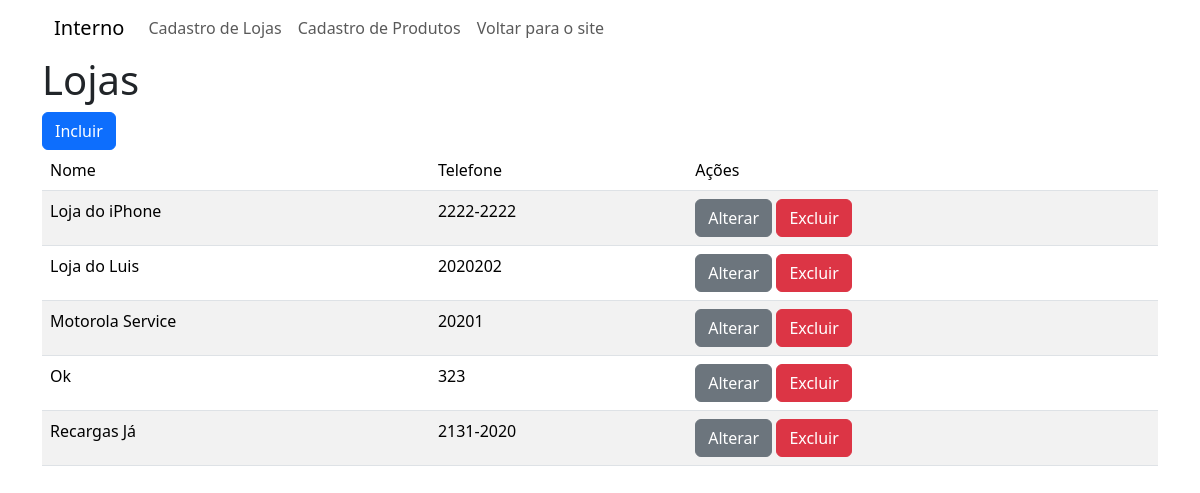
/cadastro/listar_lojas, run on an earlier commit of the app's database.
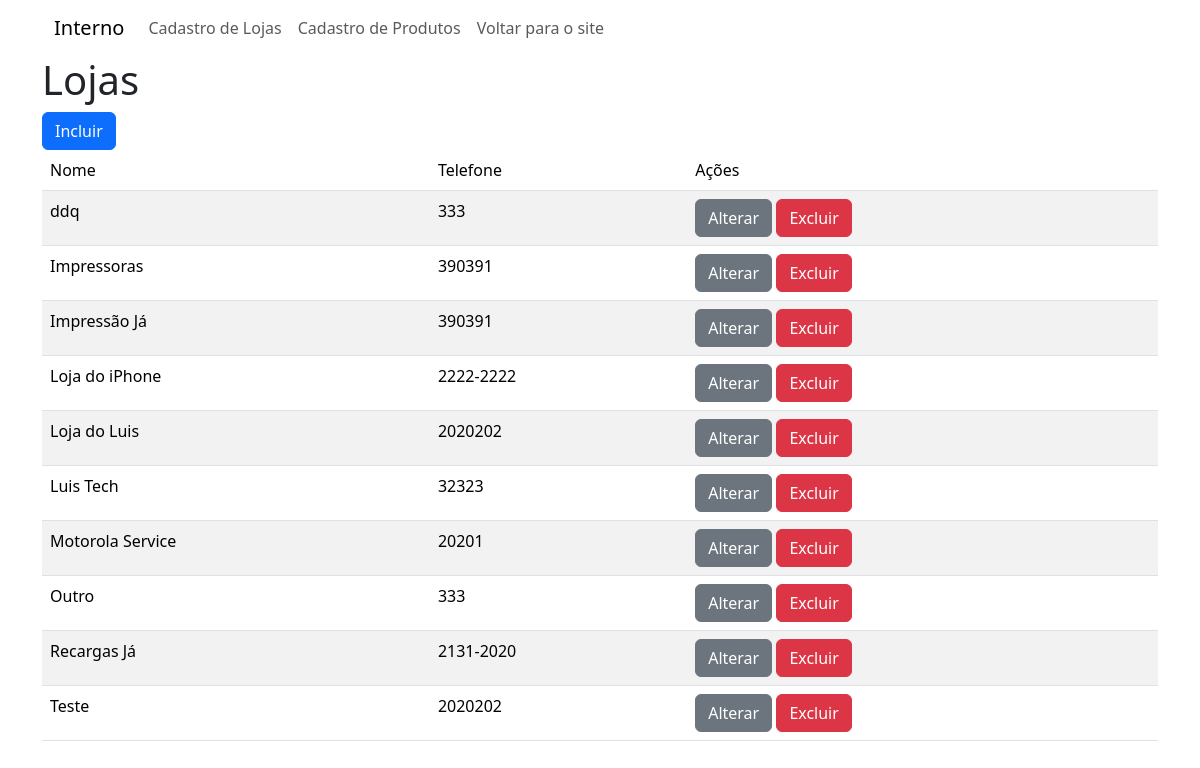
And on a later commit of the database.
### cadastro/models.py (models this page shows, shortened)
class Loja(models.Model):
    nome = models.CharField(max_length=100)
    telefone = models.CharField(max_length=20)
    numero = models.CharField(max_length = 5,
                              null=True,
                              blank=True)

### cadastro/views.py (the view)
# urls.py: path('listar_lojas', views.listar_lojas,
def listar_lojas(request):
    lojas = Loja.objects.order_by(Lower('nome'))
    return render(request, 'listar_lojas.html',
                  {'lojas':lojas })

### cadastro/templates/listar_lojas.html
{% extends 'interna.html' %}
{% block content %}
    <h1>Lojas</h1>
    <a href="{% url 'incluir_loja' %}"
        class="btn btn-primary">Incluir
    </a>
    <table class="table table-striped">
        <thead>
            <tr>
                <td>Nome</td>
                <td>Telefone</td>
                <td>Ações</td>
            </tr>
        </thead>
        <tbody>
            {% for l in lojas %}
            <tr>
                <td>{{ l.nome }}</td>
                <td>{{ l.telefone }}</td>
                <td><a href="{% url 'alterar_loja' l.id %}"
                      class="btn btn-secondary">
                        Alterar
                    </a>
                    <a href="{% url 'excluir_loja' l.id %}"
                       onclick="return excluir()"
                       class="btn btn-danger">
                        Excluir
                    </a>
                </td>
            </tr>
            {% endfor %}
        </tbody>
    </table>
{% endblock %}

### layout/interna.html (shortened to what this page needs)
<!DOCTYPE html>
<html lang="en">
<head>
    {% load django_bootstrap5 %}
    {% bootstrap_css %}
</head>
<body>
    <div class="container">
        {% include 'menu_interno.html' %}
        {% block content %}
        {% endblock %}
    </div>
</body>
</html>

### layout/menu_interno.html (shortened to what this page needs)
<nav class="navbar navbar-expand-lg">
    <div class="container-fluid">
        <a class="navbar-brand" href="{% url 'area_interna' %}">
            Interno
        </a>
        <div class="collapse navbar-collapse" id="menu">
            <ul class="navbar-nav">
                <li class="nav-item">
                    <a href="{% url 'listar_lojas' %}" class="nav-link">Cadastro de Lojas</a>
                </li>
                <li class="nav-item">
                    <a href="{% url 'listar_produtos' %}" class="nav-link">Cadastro de Produtos</a>
                </li>
                <li class="nav-item">
                    <a href="{% url 'index' %}" class="nav-link">Voltar para o site</a>
                </li>
            </ul>
        </div>
    </div>
</nav>

What changed in the data, as far as the page shows it:
removed Loja: nome "Ok", telefone "323"
added Loja: nome "ddq", telefone "333"
added Loja: nome "Impressoras", telefone "390391"
added Loja: nome "Impressão Já", telefone "390391"
added Loja: nome "Luis Tech", telefone "32323"
added Loja: nome "Outro", telefone "333"
added Loja: nome "Teste", telefone "2020202"
